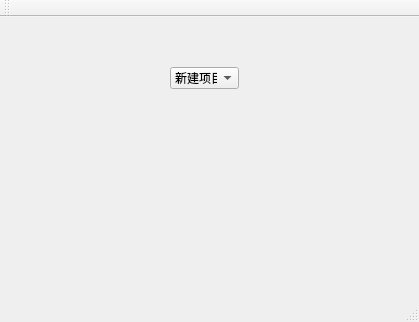
<?xml version="1.0" encoding="UTF-8"?>
<ui version="4.0">
 <class>MainWindow</class>
 <widget class="QMainWindow" name="MainWindow">
  <property name="geometry">
   <rect>
    <x>0</x>
    <y>0</y>
    <width>419</width>
    <height>322</height>
   </rect>
  </property>
  <property name="windowTitle">
   <string>MainWindow</string>
  </property>
  <widget class="QWidget" name="centralWidget">
   <widget class="QComboBox" name="comboBox">
    <property name="geometry">
     <rect>
      <x>170</x>
      <y>50</y>
      <width>69</width>
      <height>22</height>
     </rect>
    </property>
    <item>
     <property name="text">
      <string>新建项目</string>
     </property>
    </item>
    <item>
     <property name="text">
      <string>新建项目</string>
     </property>
    </item>
    <item>
     <property name="text">
      <string>新建项目</string>
     </property>
    </item>
   </widget>
  </widget>
  <widget class="QMenuBar" name="menuBar">
   <property name="geometry">
    <rect>
     <x>0</x>
     <y>0</y>
     <width>419</width>
     <height>23</height>
    </rect>
   </property>
  </widget>
  <widget class="QToolBar" name="mainToolBar">
   <attribute name="toolBarArea">
    <enum>TopToolBarArea</enum>
   </attribute>
   <attribute name="toolBarBreak">
    <bool>false</bool>
   </attribute>
  </widget>
  <widget class="QStatusBar" name="statusBar"/>
 </widget>
 <layoutdefault spacing="6" margin="11"/>
 <resources/>
 <connections/>
</ui>
